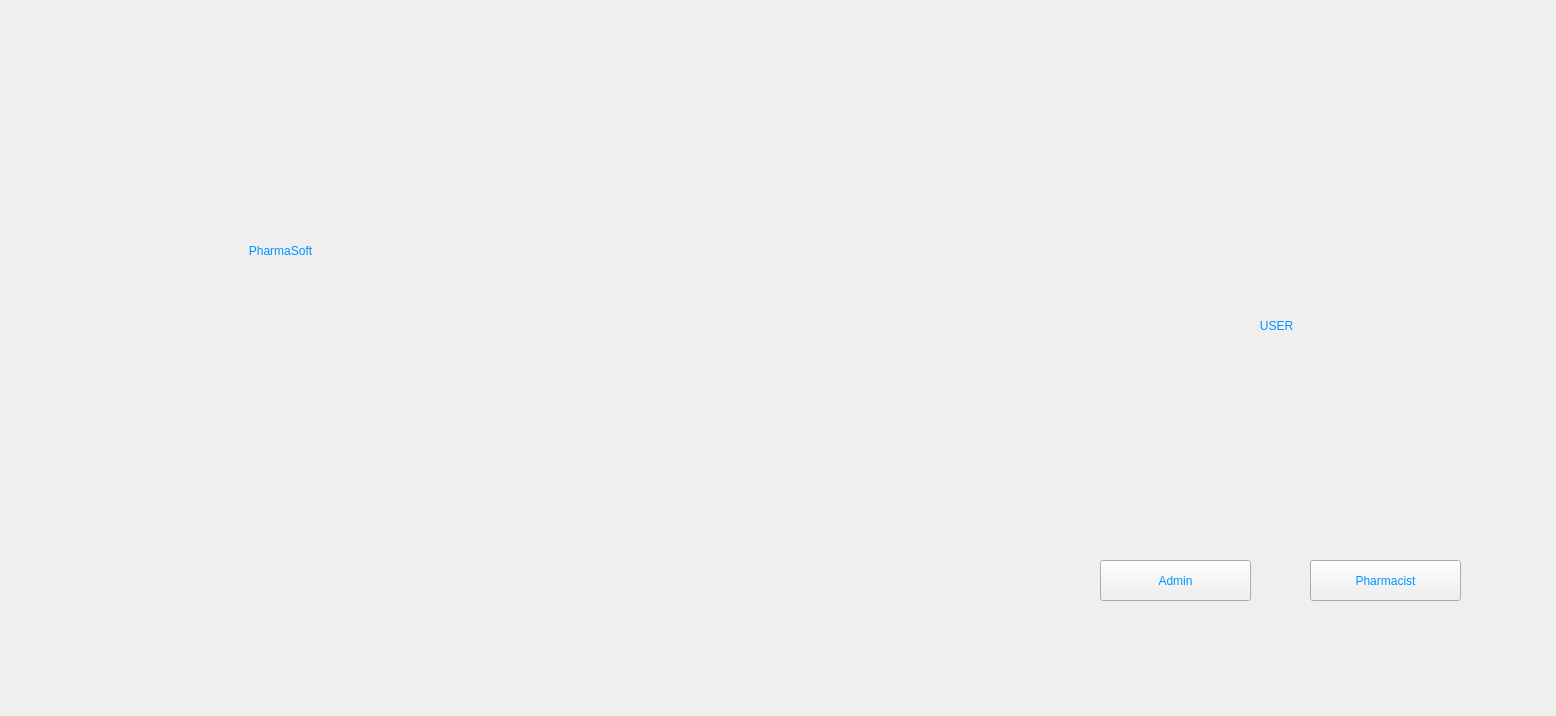
<?xml version="1.0" encoding="UTF-8"?>
<ui version="4.0">
 <class>User</class>
 <widget class="QWidget" name="User">
  <property name="geometry">
   <rect>
    <x>0</x>
    <y>0</y>
    <width>1556</width>
    <height>716</height>
   </rect>
  </property>
  <property name="cursor">
   <cursorShape>PointingHandCursor</cursorShape>
  </property>
  <property name="windowTitle">
   <string>PharmaSoft | User</string>
  </property>
  <property name="autoFillBackground">
   <bool>false</bool>
  </property>
  <property name="styleSheet">
   <string notr="true">#User{
background: url(:/newPrefix/loginbg.jpg)
}</string>
  </property>
  <widget class="QLabel" name="label">
   <property name="geometry">
    <rect>
     <x>0</x>
     <y>200</y>
     <width>561</width>
     <height>101</height>
    </rect>
   </property>
   <property name="autoFillBackground">
    <bool>false</bool>
   </property>
   <property name="styleSheet">
    <string notr="true">
font: 75 72pt &quot;Century Gothic&quot;;

color: qlineargradient(spread:pad, x1:0, y1:0, x2:1, y2:1, stop:0.869318 rgba(0, 147, 255, 255));</string>
   </property>
   <property name="text">
    <string>PharmaSoft</string>
   </property>
   <property name="scaledContents">
    <bool>true</bool>
   </property>
   <property name="alignment">
    <set>Qt::AlignCenter</set>
   </property>
   <property name="wordWrap">
    <bool>false</bool>
   </property>
  </widget>
  <widget class="QLabel" name="label_2">
   <property name="geometry">
    <rect>
     <x>250</x>
     <y>220</y>
     <width>151</width>
     <height>141</height>
    </rect>
   </property>
   <property name="text">
    <string/>
   </property>
  </widget>
  <widget class="QLabel" name="label_3">
   <property name="geometry">
    <rect>
     <x>1090</x>
     <y>390</y>
     <width>161</width>
     <height>151</height>
    </rect>
   </property>
   <property name="styleSheet">
    <string notr="true"/>
   </property>
   <property name="text">
    <string/>
   </property>
   <property name="pixmap">
    <pixmap resource="photos/admin.qrc">:/newPrefix/admin.png</pixmap>
   </property>
   <property name="scaledContents">
    <bool>true</bool>
   </property>
  </widget>
  <widget class="QLabel" name="label_4">
   <property name="geometry">
    <rect>
     <x>1300</x>
     <y>390</y>
     <width>161</width>
     <height>151</height>
    </rect>
   </property>
   <property name="text">
    <string/>
   </property>
   <property name="pixmap">
    <pixmap resource="photos/employee.qrc">:/newPrefix/emloyee.png</pixmap>
   </property>
   <property name="scaledContents">
    <bool>true</bool>
   </property>
  </widget>
  <widget class="QLabel" name="label_5">
   <property name="geometry">
    <rect>
     <x>1116</x>
     <y>290</y>
     <width>321</width>
     <height>71</height>
    </rect>
   </property>
   <property name="styleSheet">
    <string notr="true">font: 75 38pt &quot;Century Gothic&quot;;
color: rgb(0, 147, 255);</string>
   </property>
   <property name="text">
    <string>USER</string>
   </property>
   <property name="alignment">
    <set>Qt::AlignCenter</set>
   </property>
  </widget>
  <widget class="QPushButton" name="admin">
   <property name="geometry">
    <rect>
     <x>1100</x>
     <y>560</y>
     <width>151</width>
     <height>41</height>
    </rect>
   </property>
   <property name="styleSheet">
    <string notr="true">font: 75 16pt &quot;Century Gothic&quot;;
color: rgb(0, 147, 255);</string>
   </property>
   <property name="text">
    <string>Admin</string>
   </property>
  </widget>
  <widget class="QPushButton" name="pharmacist">
   <property name="geometry">
    <rect>
     <x>1310</x>
     <y>560</y>
     <width>151</width>
     <height>41</height>
    </rect>
   </property>
   <property name="styleSheet">
    <string notr="true">font: 75 16pt &quot;Century Gothic&quot;;
color: rgb(0, 147, 255);</string>
   </property>
   <property name="text">
    <string>Pharmacist</string>
   </property>
  </widget>
 </widget>
 <resources>
  <include location="photos/loginbg.qrc"/>
  <include location="photos/employee.qrc"/>
  <include location="photos/admin.qrc"/>
  <include location="photos/admin.qrc"/>
  <include location="C:/Users/subha/.designer/backup/photos/employee.qrc"/>
 </resources>
 <connections/>
</ui>
